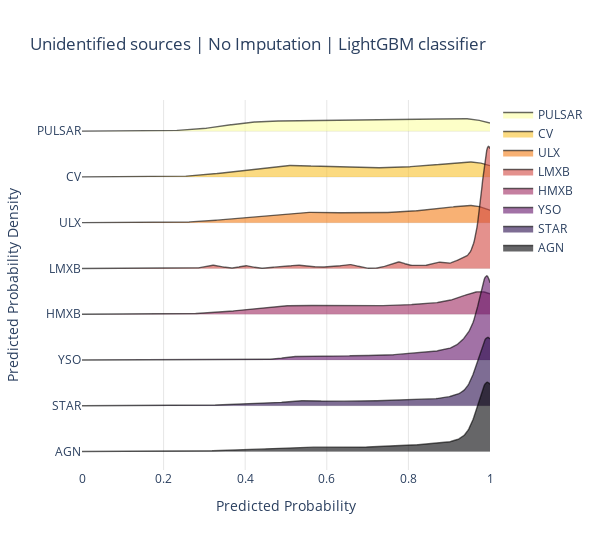

The cell this chart's notebook holds for it:
### Code cell
from numpy.random import normal
from ridgeplot import ridgeplot
cl = classes[::-1]
#cl.remove('LMXB')
sample = [u_df_var[u_df_var['class']==c]['prob'] for c in cl]
fig = ridgeplot(
    samples=sample,
    kde_points=np.linspace(0, 1, 500),
    colorscale="inferno",
    colormode="index",
    coloralpha=0.6,
    labels=cl,
    spacing = 3 / 8,
    xpad=0
)
fig.update_layout(
    title="Unidentified sources | No Imputation | LightGBM classifier",
    height=550,
    width=600,
    plot_bgcolor="rgba(255, 255, 255, 0.0)",
    xaxis_gridcolor="rgba(0, 0, 0, 0.1)",
    yaxis_gridcolor="rgba(0, 0, 0, 0.1)",
    xaxis_title="Predicted Probability",
    yaxis_title="Predicted Probability Density",
)

#fig.save('temp.png')
#fig.write_image('temp_res_comp/unid_prob_dist/lightGBM_none.jpg')
fig.show()

### Figure 1 — Plotly figure (JSON) as saved in the notebook; plotly's stock layout.template omitted (floating-point values rounded to 4 significant figures; data arrays with more than 128 entries replaced by an {"elided": "..."} marker saying what was removed)
{"data": [{"line": {"color": "rgba(0,0,0,0)", "width": 0}, "showlegend": false, "type": "scatter", "x": {"elided": "500 float values"}, "y": {"elided": "500 int values"}}, {"fill": "tonexty", "fillcolor": "rgba(252, 255, 164, 0.6)", "line": {"color": "rgba(0,0,0,0.6)", "width": 1.4}, "mode": "lines", "name": "PULSAR", "type": "scatter", "x": {"elided": "500 float values"}, "y": {"elided": "500 float values"}}, {"line": {"color": "rgba(0,0,0,0)", "width": 0}, "showlegend": false, "type": "scatter", "x": {"elided": "500 float values"}, "y": {"elided": "500 float values"}}, {"fill": "tonexty", "fillcolor": "rgba(248.14285714285714, 193.57142857142858, 45.28571428571429, 0.6)", "line": {"color": "rgba(0,0,0,0.6)", "width": 1.4}, "mode": "lines", "name": "CV", "type": "scatter", "x": {"elided": "500 float values"}, "y": {"elided": "500 float values"}}, {"line": {"color": "rgba(0,0,0,0)", "width": 0}, "showlegend": false, "type": "scatter", "x": {"elided": "500 float values"}, "y": {"elided": "500 float values"}}, {"fill": "tonexty", "fillcolor": "rgba(243.0, 126.42857142857146, 23.714285714285694, 0.6)", "line": {"color": "rgba(0,0,0,0.6)", "width": 1.4}, "mode": "lines", "name": "ULX", "type": "scatter", "x": {"elided": "500 float values"}, "y": {"elided": "500 float values"}}, {"line": {"color": "rgba(0,0,0,0)", "width": 0}, "showlegend": false, "type": "scatter", "x": {"elided": "500 float values"}, "y": {"elided": "500 float values"}}, {"fill": "tonexty", "fillcolor": "rgba(211.28571428571428, 73.28571428571426, 65.2857142857143, 0.6)", "line": {"color": "rgba(0,0,0,0.6)", "width": 1.4}, "mode": "lines", "name": "LMXB", "type": "scatter", "x": {"elided": "500 float values"}, "y": {"elided": "500 float values"}}, {"line": {"color": "rgba(0,0,0,0)", "width": 0}, "showlegend": false, "type": "scatter", "x": {"elided": "500 float values"}, "y": {"elided": "500 float values"}}, {"fill": "tonexty", "fillcolor": "rgba(158.57142857142856, 41.714285714285715, 97.85714285714286, 0.6)", "line": {"color": "rgba(0,0,0,0.6)", "width": 1.4}, "mode": "lines", "name": "HMXB", "type": "scatter", "x": {"elided": "500 float values"}, "y": {"elided": "500 float values"}}, {"line": {"color": "rgba(0,0,0,0)", "width": 0}, "showlegend": false, "type": "scatter", "x": {"elided": "500 float values"}, "y": {"elided": "500 float values"}}, {"fill": "tonexty", "fillcolor": "rgba(100.28571428571428, 21.142857142857142, 108.14285714285714, 0.6)", "line": {"color": "rgba(0,0,0,0.6)", "width": 1.4}, "mode": "lines", "name": "YSO", "type": "scatter", "x": {"elided": "500 float values"}, "y": {"elided": "500 float values"}}, {"line": {"color": "rgba(0,0,0,0)", "width": 0}, "showlegend": false, "type": "scatter", "x": {"elided": "500 float values"}, "y": {"elided": "500 float values"}}, {"fill": "tonexty", "fillcolor": "rgba(40.42857142857143, 12.0, 77.0, 0.6)", "line": {"color": "rgba(0,0,0,0.6)", "width": 1.4}, "mode": "lines", "name": "STAR", "type": "scatter", "x": {"elided": "500 float values"}, "y": {"elided": "500 float values"}}, {"line": {"color": "rgba(0,0,0,0)", "width": 0}, "showlegend": false, "type": "scatter", "x": {"elided": "500 float values"}, "y": {"elided": "500 float values"}}, {"fill": "tonexty", "fillcolor": "rgba(0, 0, 4, 0.6)", "line": {"color": "rgba(0,0,0,0.6)", "width": 1.4}, "mode": "lines", "name": "AGN", "type": "scatter", "x": {"elided": "500 float values"}, "y": {"elided": "500 float values"}}], "layout": {"height": 550, "hovermode": false, "legend": {"traceorder": "normal"}, "plot_bgcolor": "rgba(255, 255, 255, 0.0)", "title": {"text": "Unidentified sources | No Imputation | LightGBM classifier"}, "width": 600, "xaxis": {"gridcolor": "rgba(0, 0, 0, 0.1)", "range": [0, 1], "showgrid": true, "showticklabels": true, "title": {"text": "Predicted Probability"}, "zeroline": false}, "yaxis": {"gridcolor": "rgba(0, 0, 0, 0.1)", "showgrid": true, "showticklabels": true, "ticktext": ["PULSAR", "CV", "ULX", "LMXB", "HMXB", "YSO", "STAR", "AGN"], "tickvals": [0, -6.108, -12.22, -18.32, -24.43, -30.54, -36.65, -42.76], "title": {"text": "Predicted Probability Density"}, "zeroline": false}}}
